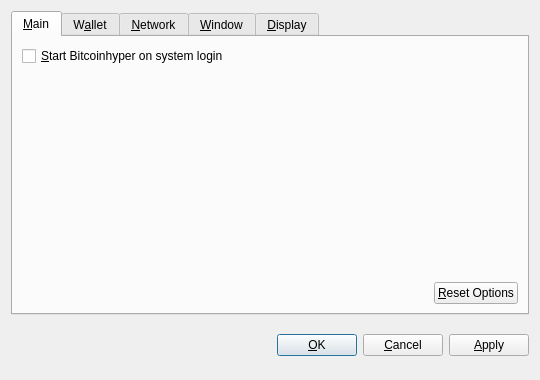
<?xml version="1.0" encoding="UTF-8"?>
<ui version="4.0">
 <class>OptionsDialog</class>
 <widget class="QDialog" name="OptionsDialog">
  <property name="geometry">
   <rect>
    <x>0</x>
    <y>0</y>
    <width>540</width>
    <height>380</height>
   </rect>
  </property>
  <property name="windowTitle">
   <string>Options</string>
  </property>
  <property name="modal">
   <bool>true</bool>
  </property>
  <layout class="QVBoxLayout" name="verticalLayout">
   <item>
    <widget class="QTabWidget" name="tabWidget">
     <property name="tabPosition">
      <enum>QTabWidget::North</enum>
     </property>
     <property name="currentIndex">
      <number>0</number>
     </property>
     <widget class="QWidget" name="tabMain">
      <attribute name="title">
       <string>&amp;Main</string>
      </attribute>
      <layout class="QVBoxLayout" name="verticalLayout_Main">
       <item>
        <widget class="QCheckBox" name="bitcoinAtStartup">
         <property name="toolTip">
          <string>Automatically start Bitcoinhyper after logging in to the system.</string>
         </property>
         <property name="text">
          <string>&amp;Start Bitcoinhyper on system login</string>
         </property>
        </widget>
       </item>
       <item>
        <spacer name="verticalSpacer_Main">
         <property name="orientation">
          <enum>Qt::Vertical</enum>
         </property>
         <property name="sizeHint" stdset="0">
          <size>
           <width>20</width>
           <height>40</height>
          </size>
         </property>
        </spacer>
       </item>
       <item>
        <layout class="QHBoxLayout" name="horizontalLayout_2_Main">
         <item>
          <spacer name="horizontalSpacer_2_Main">
           <property name="orientation">
            <enum>Qt::Horizontal</enum>
           </property>
           <property name="sizeHint" stdset="0">
            <size>
             <width>40</width>
             <height>20</height>
            </size>
           </property>
          </spacer>
         </item>
         <item>
          <widget class="QPushButton" name="resetButton">
           <property name="toolTip">
            <string>Reset all client options to default.</string>
           </property>
           <property name="text">
            <string>&amp;Reset Options</string>
           </property>
           <property name="autoDefault">
            <bool>false</bool>
           </property>
          </widget>
         </item>
        </layout>
       </item>
      </layout>
     </widget>
     <widget class="QWidget" name="tabWallet">
      <attribute name="title">
       <string>W&amp;allet</string>
      </attribute>
      <layout class="QVBoxLayout" name="verticalLayout_Network">
       <item>
        <widget class="QLabel" name="transactionFeeInfoLabel">
         <property name="text">
          <string>Optional transaction fee per kB that helps make sure your transactions are processed quickly. Most transactions are 1 kB.</string>
         </property>
         <property name="textFormat">
          <enum>Qt::PlainText</enum>
         </property>
         <property name="wordWrap">
          <bool>true</bool>
         </property>
        </widget>
       </item>
       <item>
        <layout class="QHBoxLayout" name="horizontalLayout_1_Main">
         <item>
          <widget class="QLabel" name="transactionFeeLabel">
           <property name="text">
            <string>Pay transaction &amp;fee</string>
           </property>
           <property name="textFormat">
            <enum>Qt::PlainText</enum>
           </property>
           <property name="buddy">
            <cstring>transactionFee</cstring>
           </property>
          </widget>
         </item>
         <item>
          <widget class="BitcoinAmountField" name="transactionFee"/>
         </item>
         <item>
          <spacer name="horizontalSpacer_1_Main">
           <property name="orientation">
            <enum>Qt::Horizontal</enum>
           </property>
           <property name="sizeHint" stdset="0">
            <size>
             <width>40</width>
             <height>20</height>
            </size>
           </property>
          </spacer>
         </item>
        </layout>
       </item>
       <item>
        <widget class="QLabel" name="label">
         <property name="text">
          <string>If you disable the spending of unconfirmed change, the change from a transaction cannot be used until that transaction has at least one confirmation. This also affects how your balance is computed.</string>
         </property>
         <property name="wordWrap">
          <bool>true</bool>
         </property>
        </widget>
       </item>
       <item>
        <widget class="QCheckBox" name="spendZeroConfChange">
         <property name="text">
          <string>Spend unconfirmed change  (experts only)</string>
         </property>
        </widget>
       </item>
       <item>
        <spacer name="verticalSpacer">
         <property name="orientation">
          <enum>Qt::Vertical</enum>
         </property>
         <property name="sizeHint" stdset="0">
          <size>
           <width>20</width>
           <height>40</height>
          </size>
         </property>
        </spacer>
       </item>
      </layout>
     </widget>
     <widget class="QWidget" name="tabNetwork">
      <attribute name="title">
       <string>&amp;Network</string>
      </attribute>
      <layout class="QVBoxLayout" name="verticalLayout_Network">
       <item>
        <widget class="QCheckBox" name="mapPortUpnp">
         <property name="toolTip">
          <string>Automatically open the Bitcoinhyper client port on the router. This only works when your router supports UPnP and it is enabled.</string>
         </property>
         <property name="text">
          <string>Map port using &amp;UPnP</string>
         </property>
        </widget>
       </item>
       <item>
        <widget class="QCheckBox" name="connectSocks">
         <property name="toolTip">
          <string>Connect to the Bitcoinhyper network through a SOCKS proxy (e.g. when connecting through Tor).</string>
         </property>
         <property name="text">
          <string>&amp;Connect through SOCKS proxy:</string>
         </property>
        </widget>
       </item>
       <item>
        <layout class="QHBoxLayout" name="horizontalLayout_Network">
         <item>
          <widget class="QLabel" name="proxyIpLabel">
           <property name="text">
            <string>Proxy &amp;IP:</string>
           </property>
           <property name="textFormat">
            <enum>Qt::PlainText</enum>
           </property>
           <property name="buddy">
            <cstring>proxyIp</cstring>
           </property>
          </widget>
         </item>
         <item>
          <widget class="QValidatedLineEdit" name="proxyIp">
           <property name="maximumSize">
            <size>
             <width>140</width>
             <height>16777215</height>
            </size>
           </property>
           <property name="toolTip">
            <string>IP address of the proxy (e.g. 127.0.0.1)</string>
           </property>
          </widget>
         </item>
         <item>
          <widget class="QLabel" name="proxyPortLabel">
           <property name="text">
            <string>&amp;Port:</string>
           </property>
           <property name="textFormat">
            <enum>Qt::PlainText</enum>
           </property>
           <property name="buddy">
            <cstring>proxyPort</cstring>
           </property>
          </widget>
         </item>
         <item>
          <widget class="QLineEdit" name="proxyPort">
           <property name="maximumSize">
            <size>
             <width>55</width>
             <height>16777215</height>
            </size>
           </property>
           <property name="toolTip">
            <string>Port of the proxy (e.g. 9050)</string>
           </property>
          </widget>
         </item>
         <item>
          <widget class="QLabel" name="socksVersionLabel">
           <property name="text">
            <string>SOCKS &amp;Version:</string>
           </property>
           <property name="textFormat">
            <enum>Qt::PlainText</enum>
           </property>
           <property name="buddy">
            <cstring>socksVersion</cstring>
           </property>
          </widget>
         </item>
         <item>
          <widget class="QValueComboBox" name="socksVersion">
           <property name="toolTip">
            <string>SOCKS version of the proxy (e.g. 5)</string>
           </property>
          </widget>
         </item>
         <item>
          <spacer name="horizontalSpacer_Network">
           <property name="orientation">
            <enum>Qt::Horizontal</enum>
           </property>
           <property name="sizeHint" stdset="0">
            <size>
             <width>40</width>
             <height>20</height>
            </size>
           </property>
          </spacer>
         </item>
        </layout>
       </item>
       <item>
        <spacer name="verticalSpacer_Network">
         <property name="orientation">
          <enum>Qt::Vertical</enum>
         </property>
         <property name="sizeHint" stdset="0">
          <size>
           <width>20</width>
           <height>40</height>
          </size>
         </property>
        </spacer>
       </item>
      </layout>
     </widget>
     <widget class="QWidget" name="tabWindow">
      <attribute name="title">
       <string>&amp;Window</string>
      </attribute>
      <layout class="QVBoxLayout" name="verticalLayout_Window">
       <item>
        <widget class="QCheckBox" name="minimizeToTray">
         <property name="toolTip">
          <string>Show only a tray icon after minimizing the window.</string>
         </property>
         <property name="text">
          <string>&amp;Minimize to the tray instead of the taskbar</string>
         </property>
        </widget>
       </item>
       <item>
        <widget class="QCheckBox" name="minimizeOnClose">
         <property name="toolTip">
          <string>Minimize instead of exit the application when the window is closed. When this option is enabled, the application will be closed only after selecting Quit in the menu.</string>
         </property>
         <property name="text">
          <string>M&amp;inimize on close</string>
         </property>
        </widget>
       </item>
       <item>
        <spacer name="verticalSpacer_Window">
         <property name="orientation">
          <enum>Qt::Vertical</enum>
         </property>
         <property name="sizeHint" stdset="0">
          <size>
           <width>20</width>
           <height>40</height>
          </size>
         </property>
        </spacer>
       </item>
      </layout>
     </widget>
     <widget class="QWidget" name="tabDisplay">
      <attribute name="title">
       <string>&amp;Display</string>
      </attribute>
      <layout class="QVBoxLayout" name="verticalLayout_Display">
       <item>
        <layout class="QHBoxLayout" name="horizontalLayout_1_Display">
         <item>
          <widget class="QLabel" name="langLabel">
           <property name="text">
            <string>User Interface &amp;language:</string>
           </property>
           <property name="textFormat">
            <enum>Qt::PlainText</enum>
           </property>
           <property name="buddy">
            <cstring>lang</cstring>
           </property>
          </widget>
         </item>
         <item>
          <widget class="QValueComboBox" name="lang">
           <property name="toolTip">
            <string>The user interface language can be set here. This setting will take effect after restarting Bitcoinhyper.</string>
           </property>
          </widget>
         </item>
        </layout>
       </item>
       <item>
        <layout class="QHBoxLayout" name="horizontalLayout_2_Display">
         <item>
          <widget class="QLabel" name="unitLabel">
           <property name="text">
            <string>&amp;Unit to show amounts in:</string>
           </property>
           <property name="textFormat">
            <enum>Qt::PlainText</enum>
           </property>
           <property name="buddy">
            <cstring>unit</cstring>
           </property>
          </widget>
         </item>
         <item>
          <widget class="QValueComboBox" name="unit">
           <property name="toolTip">
            <string>Choose the default subdivision unit to show in the interface and when sending coins.</string>
           </property>
          </widget>
         </item>
        </layout>
       </item>
       <item>
        <widget class="QCheckBox" name="displayAddresses">
         <property name="toolTip">
          <string>Whether to show Bitcoinhyper addresses in the transaction list or not.</string>
         </property>
         <property name="text">
          <string>&amp;Display addresses in transaction list</string>
         </property>
        </widget>
       </item>
       <item>
        <widget class="QCheckBox" name="coinControlFeatures">
         <property name="toolTip">
          <string>Whether to show coin control features or not.</string>
         </property>
         <property name="text">
          <string>Display coin &amp;control features (experts only!)</string>
         </property>
        </widget>
       </item>
       <item>
        <spacer name="verticalSpacer_Display">
         <property name="orientation">
          <enum>Qt::Vertical</enum>
         </property>
         <property name="sizeHint" stdset="0">
          <size>
           <width>20</width>
           <height>40</height>
          </size>
         </property>
        </spacer>
       </item>
      </layout>
     </widget>
    </widget>
   </item>
   <item>
    <layout class="QHBoxLayout" name="horizontalLayout_Buttons">
     <item>
      <spacer name="horizontalSpacer_1">
       <property name="orientation">
        <enum>Qt::Horizontal</enum>
       </property>
       <property name="sizeHint" stdset="0">
        <size>
         <width>40</width>
         <height>48</height>
        </size>
       </property>
      </spacer>
     </item>
     <item>
      <widget class="QLabel" name="statusLabel">
       <property name="font">
        <font>
         <weight>75</weight>
         <bold>true</bold>
        </font>
       </property>
       <property name="text">
        <string/>
       </property>
       <property name="textFormat">
        <enum>Qt::PlainText</enum>
       </property>
       <property name="wordWrap">
        <bool>true</bool>
       </property>
      </widget>
     </item>
     <item>
      <spacer name="horizontalSpacer_2">
       <property name="orientation">
        <enum>Qt::Horizontal</enum>
       </property>
       <property name="sizeHint" stdset="0">
        <size>
         <width>40</width>
         <height>48</height>
        </size>
       </property>
      </spacer>
     </item>
     <item>
      <widget class="QPushButton" name="okButton">
       <property name="text">
        <string>&amp;OK</string>
       </property>
      </widget>
     </item>
     <item>
      <widget class="QPushButton" name="cancelButton">
       <property name="text">
        <string>&amp;Cancel</string>
       </property>
       <property name="autoDefault">
        <bool>false</bool>
       </property>
      </widget>
     </item>
     <item>
      <widget class="QPushButton" name="applyButton">
       <property name="text">
        <string>&amp;Apply</string>
       </property>
       <property name="autoDefault">
        <bool>false</bool>
       </property>
      </widget>
     </item>
    </layout>
   </item>
  </layout>
 </widget>
 <customwidgets>
  <customwidget>
   <class>BitcoinAmountField</class>
   <extends>QSpinBox</extends>
   <header>bitcoinamountfield.h</header>
  </customwidget>
  <customwidget>
   <class>QValueComboBox</class>
   <extends>QComboBox</extends>
   <header>qvaluecombobox.h</header>
  </customwidget>
  <customwidget>
   <class>QValidatedLineEdit</class>
   <extends>QLineEdit</extends>
   <header>qvalidatedlineedit.h</header>
  </customwidget>
 </customwidgets>
 <resources/>
 <connections/>
</ui>
